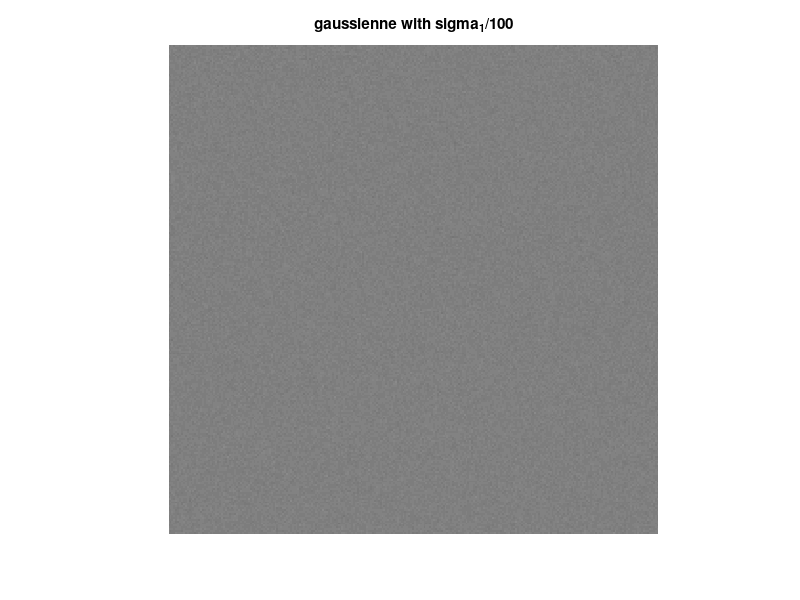
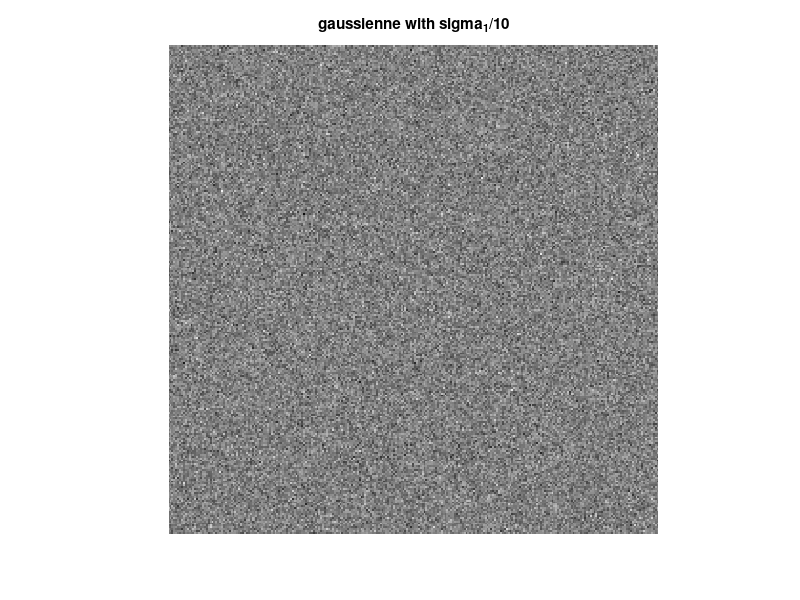
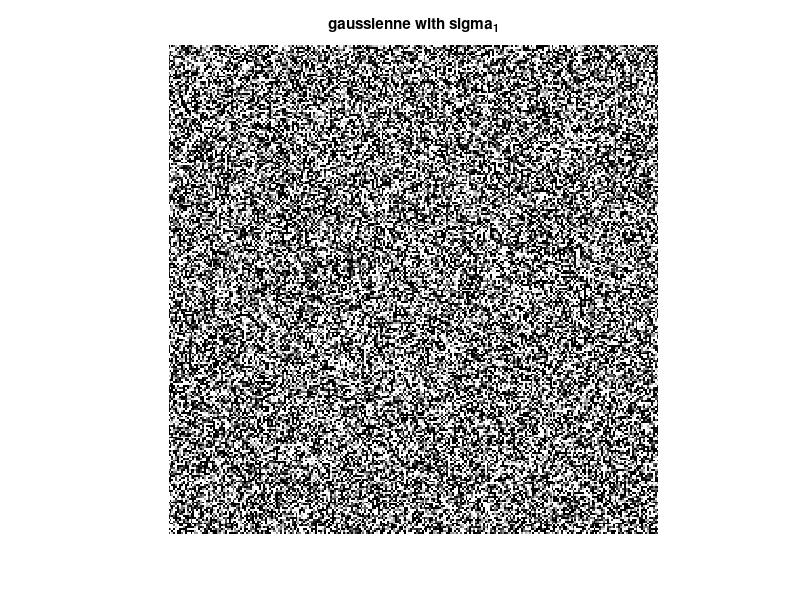

Here is the MATLAB script that generated these plots, in order:
clear all;
close all;
% generate gaussian images with different sigma(1/100,1/10,1), same mu(0.5)
img_1 = normrnd(0.5,0.01,[256 256]);
img_2 = normrnd(0.5,0.1,[256 256]);
img_3 = normrnd(0.5,1,[256 256]);
figure;imshow(img_1);title('gaussienne with sigma_1/100');
figure;imshow(img_2);title('gaussienne with sigma_1/10');
figure;imshow(img_3);title('gaussienne with sigma_1');